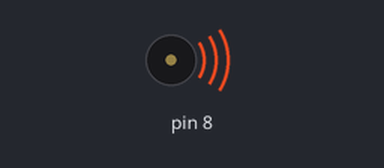
Bench run of a sketch on a simulated Arduino Uno, built with avr-gcc and run on an emulated ATmega328P. On the bench: buzzer (waves = sounding).

Above: at 4.1 s.
At 13.4 s:
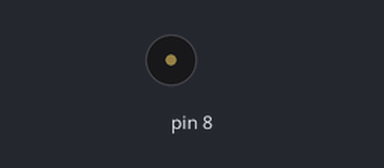
Timing chart, 0 to 15.4 s (numbered marks = the images above):
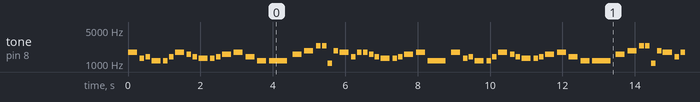

Measured:
- by itself, tone on pin 8: plays 1760 Hz for 0.25 s, 1319 Hz for 0.13 s, 1397 Hz for 0.13 s, 1175 Hz for 0.25 s, 1175 Hz for 0.13 s, 1397 Hz for 0.13 s … (442 notes in this stretch)

The sketch:

_5-BUZZER-MELODIA.ino
```cpp
//incluimos en nuestro programa una biblioteca externa
#include "NOTAS.h"

//definimos una array donde guardamos todas las notas de la melodia que queremos tocar
int tetris[] = {
  LA_6, MI_6, FA_6, RE_6, RE_6, FA_6, LA_6, SOL_6, FA_6, MI_6, MI_6, FA_6, SOL_6, LA_6,
  FA_6, RE_6, RE_6, SOL_6, LAS_6,
  RE_7, RE_7, DO_6, LAS_6, LA_6, FA_6, LA_6, LA_6, SOL_6, FA_6, MI_6, MI_6, FA_6,
  SOL_6, LA_6, RE_6,
  LA_6, MI_6, FA_6, RE_6, RE_6, FA_6, LA_6, SOL_6, FA_6, MI_6, MI_6, FA_6, SOL_6, LA_6,
  FA_6, RE_6, RE_6, SOL_6, LAS_6,
  RE_7, RE_7, DO_6, LAS_6, LA_6, FA_6, LA_6, LA_6, SOL_6, FA_6, MI_6, MI_6, FA_6,
  SOL_6, LA_6, RE_6,
  FA_6, RE_6, DOS_6, MI_6, LA_6, FA_6, SOL_6, MI_6, FA_6, LA_6
};

//definimos otra matriz donde guardamos la duracion de cada nota de la melodia
int tiempos[] = {
  4,8,8,4,8,8,4,8,8,4,
  8,8,4,4,4,4,2,4,4,8,
  8,8,8,4,8,8,8,8,8,4,
  8,8,4,4,2,4,8,8,4,8,
  8,4,8,8,4,8,8,4,4,4,
  4,2,4,4,8,8,8,8,4,8,
  8,8,8,8,4,8,8,4,4,2,
  2,2,2,2,2,2,2,2,2,1
};

void setup()
{
  //en el pin 8 tenemos conectada la pata positiva del buzzer
  pinMode(8, OUTPUT);
}

//repetimos la melodia infinitas veces
void loop()
{
  //tocamos las 80 notas que componen la melodia una por una
  for (int I = 0; I < 79; I++) {

    int duracion = 1000/tiempos[I];
    tone(8, tetris[I],duracion);
    int silencio = duracion * 1.30;
    delay(silencio);

    noTone(8);
  }
}
```

NOTAS.h
```cpp
/*************************************************
 * Public Constants
 *************************************************/
#define REDONDA  31
#define BLANCA  33
#define NEGRA 35
#define CORCHEA  37


#define SI_0  31
#define DO_1  33
#define DOS_1 35
#define RE_1  37
#define RES_1 39
#define MI_1  41
#define FA_1  44
#define FAS_1 46
#define SOL_1  49
#define SOLS_1 52
#define LA_1  55
#define LAS_1 58
#define SI_1  62
#define DO_2  65
#define DOS_2 69
#define RE_2  73
#define RES_2 78
#define MI_2  82
#define FA_2  87
#define FAS_2 93
#define SOL_2  98
#define SOLS_2 104
#define LA_2  110
#define LAS_2 117
#define SI_2  123
#define DO_3  131
#define DOS_3 139
#define RE_3  147
#define RES_3 156
#define MI_3  165
#define FA_3  175
#define FAS_3 185
#define SOL_3  196
#define SOLS_3 208
#define LA_3  220
#define LAS_3 233
#define SI_3  247
#define DO_4  262
#define DOS_4 277
#define RE_4  294
#define RES_4 311
#define MI_4  330
#define FA_4  349
#define FAS_4 370
#define SOL_4  392
#define SOLS_4 415
#define LA_4  440
#define LAS_4 466
#define SI_4  494
#define DO_5  523
#define DOS_5 554
#define RE_5  587
#define RES_5 622
#define MI_5  659
#define FA_5  698
#define FAS_5 740
#define SOL_5  784
#define SOLS_5 831
#define LA_5  880
#define LAS_5 932
#define SI_5  988
#define DO_6  1047
#define DOS_6 1109
#define RE_6  1175
#define RE_S6 1245
#define MI_6  1319
#define FA_6  1397
#define FAS_6 1480
#define SOL_6  1568
#define SOLS_6 1661
#define LA_6  1760
#define LAS_6 1865
#define SI_6  1976
#define DO_7  2093
#define DOS_7 2217
#define RE_7  2349
#define RES_7 2489
#define MI_7  2637
#define FA_7  2794
#define FAS_7 2960
#define SOL_7  3136
#define SOLS_7 3322
#define LA_7  3520
#define LAS_7 3729
#define SI_7  3951
#define DO_8  4186
#define DOS_8 4435
#define RE_8  4699
#define RES_8 4978
```
